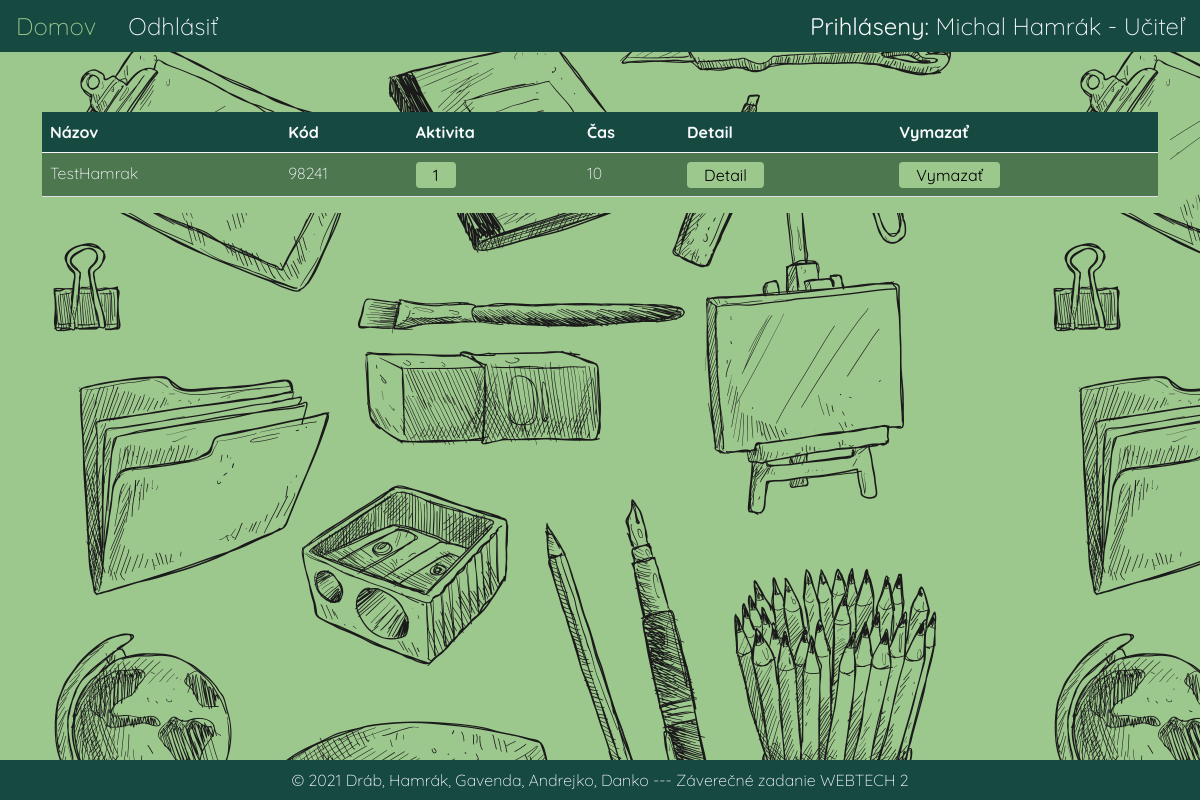
Page /tests.php (signed in) on the committed database.
### tables this page shows
CREATE TABLE `tests` (
  `id` int UNSIGNED NOT NULL,
  `name` varchar(128) NOT NULL,
  `code` int NOT NULL,
  `question_id` varchar(512) DEFAULT NULL,
  `is_active` tinyint(1) DEFAULT NULL,
  `time_limit` int NOT NULL,
  `teacher_id` int NOT NULL
);

### tests.php (the view, shortened to what this page needs)
<?php
require_once "partials/header.php";
$conn = (new Database())->createConnection();
$stmt = $conn->prepare("select * from tests where teacher_id = :teacher_id");
$stmt->bindParam(':teacher_id', $_SESSION['teacher_id']);
$stmt->execute();
$rs = $stmt->fetchAll();
echo getHead('Testy');
echo getHeaderTeacher($_SESSION['name'], $_SESSION['surname'], $_SESSION["loginType"]);?>
<div class="container">
    <div class="row">
        <div class="col-md-12 table-responsive">
            <table class="table" id="tableTest">
                <thead>
                <tr>
                    <td>Názov</td>
                    <td>Kód</td>
                    <td>Aktivita</td>
                    <td>Čas</td>
                    <td>Detail</td>
                    <td>Vymazať</td>
                </tr>
                </thead>
                <tbody>
                <?php
                foreach ($rs as $row) { ?>
                    <tr id="<?php echo $row['code']; ?>">
                        <td><?php echo $row['name']; ?></td>
                        <td class="row-data"><?php echo $row['code']; ?></td>
                        <td>
                            <input class="btn btn-login row-data btn-table <?php echo $row['is_active'] == 1 ? 'is-active' : 'is-inactive' ?>"
                                   type="button" onclick="changeActivity()" value="<?php echo $row['is_active']; ?>">
                        </td>
                        <td><?php echo $row['time_limit']; ?></td>
                        <td><a class="btn btn-login btn-table" href="testOverview.php?code=<?php echo $row['code']; ?>">Detail</a> </td>
                        <td><input type="button" class="btn btn-login btn-table" value="Vymazať" onclick="deleteTest()"></td>
                    </tr>
                <?php } ?>
                </tbody>
            </table>
        </div>
    </div>
</div>
<?php echo getFooter();?>

### assets/css/style.css (style rules this page uses)
* { margin: 0; padding: 0; border: 0; box-sizing: border-box; }
body { background-color: #9dc88d; background-image: url("back.png"); font-family: 'Quicksand', sans-serif; font-weight: 300; }
.container { margin-top: 5%; }
.btn { background-color: #4d774e; color: ghostwhite; }
.btn-login { background-color: #9dc88d; color: black; }
a { text-decoration: none; color: ghostwhite; }
.row { background-color: #9dc88d; }
.is-active { background-color: #9dc88d; }
.table { background-color: #4d774e; padding: 1rem; color: ghostwhite; }
thead { font-weight: bold; font-size: large; background-color: #164a41; }
td { font-size: medium; }
.btn-table { padding: 0; padding-right: 1rem; padding-left: 1rem; }

### rows in the picture
tests: name "TestHamrak", code "98241", is_active "1", time_limit "10"

### other values in the picture
$name "Michal"
$surname "Hamrák"
$typeLogin "Učiteľ"
